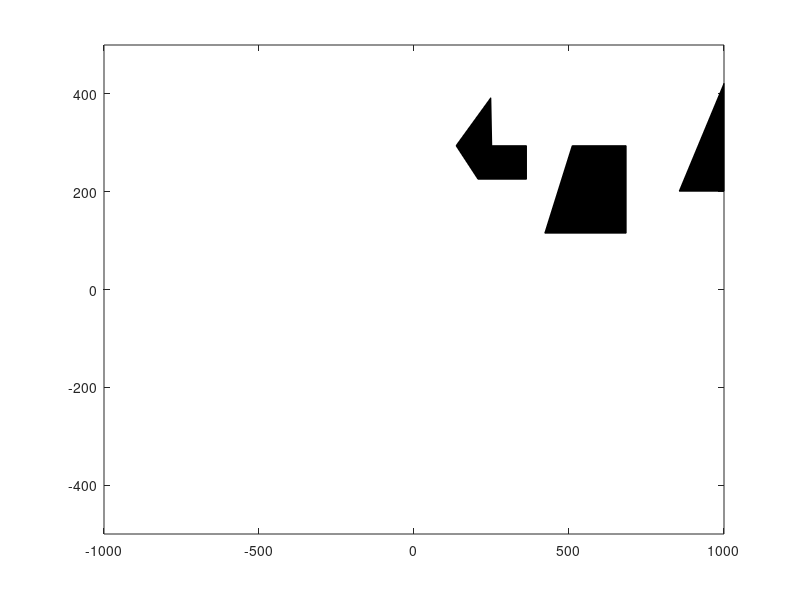

Write the MATLAB code that produced this figure. (Note: this script raises an error after producing the figure.)
clc
clear all
close all
%%%%%%%%%%%%%%%%%%%%%%%%%%%%%%%%%
x1=[106,68,92,145,145,107,106]-22;
x1=x1/339*1000;
xcenter(1)=mean(x1(1:end-1));
y1=204-[44,84,112,112,84,84,44];
y1=y1/204*500;
ycenter(1)=mean(y1(1:end-1));
x2=[195,165,254,254,195]-22;
x2=x2/339*1000;
xcenter(2)=mean(x2(1:end-1));
y2=204-[84,157,157,84,84];
y2=y2/204*500;
ycenter(2)=mean(y2(1:end-1));
x3=[361,312,361,361]-22;
x3=x3/339*1000;
xcenter(3)=mean(x3(1:end-1));
y3=204-[32,122,122,32];
y3=y3/204*500;
ycenter(3)=mean(y3(1:end-1));
confx=[37,348]-22;
confx=confx/339*1000;
% confx(1)=50;
confx(2)=950;
confy=204-[83,164];
confy=confy/204*500;
% confy(1)=350;
confy(2)=100;
mainPlot=figure;
hold on;
patch(x1,y1,'k');
patch(x2,y2,'k')
patch(x3,y3,'k')
box on;
xlim([-1000,1000]);
ylim([-500,500]);
%%%%%%%%%%%%%%%%%%%%%%%%%%%%%%%%%
xpath=0:5:1000;
ypath=0:5:500;
%%%%%%%%%%%%%%%%%%%%%%%%%%%%%%%%%
z1=zeros(length(ypath),length(xpath));
for i=1:length(xpath)
    for j=1:length(ypath)
        z1(j,i)=sqrt((xpath(i)-confx(2))^2+(ypath(j)-confy(2))^2);
    end
end
attract=1;
Uatt=0.5*attract.*z1.^2;
z2=ones(length(ypath),length(xpath))*0.005;
candtemp1=zeros(1,length(x1)-1);
candtemp2=zeros(1,length(x2)-1);
candtemp3=zeros(1,length(x3)-1);
p0=25;
Urep=zeros(length(ypath),length(xpath));
repell=100;
for i=1:length(xpath)
    for j=1:length(ypath)
        if inpolygon(xpath(i),ypath(j),x1(1:length(x1)-1),y1(1:length(y1)-1))==0&&inpolygon(xpath(i),ypath(j),x2(1:length(x2)-1),y2(1:length(y2)-1))==0&&inpolygon(xpath(i),ypath(j),x3(1:length(x3)-1),y3(1:length(y3)-1))==0
            for k=1:length(x1)-1
                candtemp1(k)=point_to_line([xpath(i),ypath(j)],[x1(k) y1(k)],[x1(k+1) y1(k+1)]);
            end
            for k=1:length(x2)-1
                candtemp2(k)=point_to_line([xpath(i),ypath(j)],[x2(k) y2(k)],[x2(k+1) y2(k+1)]);
            end
            for k=1:length(x3)-1
                candtemp3(k)=point_to_line([xpath(i),ypath(j)],[x3(k) y3(k)],[x3(k+1) y3(k+1)]);
            end
                z2(j,i)=min(cat(2,candtemp1,candtemp2,candtemp3));
        end
        if z2(j,i)<=p0
            Urep(j,i)=0.5*repell*(1/z2(j,i)-1/p0)^2;
        end
    end
end
[px1,py1] = gradient(Uatt);
[px2,py2] = gradient(Urep);
px=px1+px2;
py=py1+py2;
quiver(xpath,ypath,-1*px,-1*py)

plot(confx(1),confy(1),'b.','MarkerSize',29)
plot(confx(2),confy(2),'b.','MarkerSize',29)

% saveas(gcf,'setup','jpg')

xroute=zeros(1,1000);
yroute=zeros(1,1000);
xroute(1)=confx(1);
yroute(1)=confy(1);
xx=cat(2,x1(1:end-1),x2(1:end-1),x3(1:end-1));
yy=cat(2,y1(1:end-1),y2(1:end-1),y3(1:end-1));

count=2;

step=5;

disttemp=zeros(1,2);
centertemp=zeros(1,3);


%     if inpolygon(xroute(count-1),yroute(count-1),x1(1:end-1),y1(1:end-1))==0&&inpolygon(xroute(count-1),yroute(count-1),x2(1:length(x2)-1),y2(1:length(y2)-1))==0&&inpolygon(xroute(count-1),yroute(count-1),x3(1:length(x3)-1),y3(1:length(y3)-1))==0
  while sqrt((confx(2)-xroute(count-1))^2+(confy(2)-yroute(count-1))^2)>10
        for k=1:length(x1)-1
            candtemp1(k)=point_to_line([xroute(count-1),yroute(count-1)],[x1(k) y1(k)],[x1(k+1) y1(k+1)]);
        end
        for k=1:length(x2)-1
            candtemp2(k)=point_to_line([xroute(count-1),yroute(count-1)],[x2(k) y2(k)],[x2(k+1) y2(k+1)]);
        end
        for k=1:length(x3)-1
            candtemp3(k)=point_to_line([xroute(count-1),yroute(count-1)],[x3(k) y3(k)],[x3(k+1) y3(k+1)]);
        end
        [r,idx]=min(cat(2,candtemp1,candtemp2,candtemp3));
        if idx~=6&&idx~=10&&idx~=13
            slope=(yy(idx)-yy(idx+1))/(xx(idx)-xx(idx+1));
        elseif idx==6
            slope=(yy(6)-yy(1))/(xx(6)-xx(1));
        elseif idx==10
            slope=(yy(7)-yy(10))/(xx(7)-xx(10));
        elseif idx==13
            slope=(yy(13)-yy(11))/(xx(13)-xx(11));
        end
        intercpt=yy(idx)-slope*xx(idx);
        syms x y
        if slope==inf||slope==-inf
            eqn1=x==xx(idx);
        else
            eqn1=y==slope*x+intercpt;
        end            
        eqn2=r^2==(x-xroute(count-1))^2+(y-yroute(count-1))^2;
        [xout,yout] = vpasolve(eqn1, eqn2);
        if length(xout)==2
            if xout(1)-xout(2)<0.1
                xtemp=xout(1);
                ytemp=yout(1);
            else
            if idx<=6
                for j=1:2
                    disttemp(j)=sqrt((xout(j)-xcenter(1))^2+(yout(j)-xcenter(1))^2);
                end
            elseif idx<=10&&idx>6
                for j=1:2
                    disttemp(j)=sqrt((xout(j)-xcenter(2))^2+(yout(j)-xcenter(2))^2);
                end
            elseif idx>10
                for j=1:2
                    disttemp(j)=sqrt((xout(j)-xcenter(3))^2+(yout(j)-xcenter(3))^2);
                end                    
            end
            [~,distidx]=min(disttemp);
            xtemp=xout(distidx);
            ytemp=yout(distidx);
            end
        else
            xtemp=xout;
            ytemp=yout;
        end
        Uobs=0.5*repell*(1/0.05-1/p0)^2;
        zz1=[confx(2),confy(2)]-[xroute(count-1),yroute(count-1)];
        Fatt=attract*zz1;
        zz2=[xroute(count-1),yroute(count-1)]-[xtemp,ytemp];
        if norm(zz2)<=p0
            Urep=0.5*repell*(1/norm(zz2)-1/p0)^2;
            Frep=repell*(1/norm(zz2)-1/p0)*1/norm(zz2)^2*[(Urep-Uobs)/(zz2(1)),(Urep-Uobs)/(zz2(2))];
        else
            Urep=0;
            Frep=0;
        end
        
        Ftot=Fatt+Frep;
%         Fx=-1*Uatt/abs(xroute(count-1)-confx(2))+-1*Urep/abs(xroute(count-1)-xtemp);
%         Fy=-1*Uatt/abs(yroute(count-1)-confy(2))+-1*Urep/abs(yroute(count-1)-ytemp);
%         xroute(count)=Fy/sqrt(Fx^2+Fy^2)*step+xroute(count-1);
%         yroute(count)=Fx/sqrt(Fx^2+Fy^2)*step+yroute(count-1);
        xroute(count)=Ftot(1)*step+xroute(count-1);
        yroute(count)=Ftot(2)*step+yroute(count-1);
        plot(xroute(count),yroute(count),'r.','MarkerSize',9)
        count=count+1;    
%    else
%         disp('Wrong!!!!!!!!!!!!!!!!!!!')
%    end
end

saveas(gcf,'result_10','jpg')
